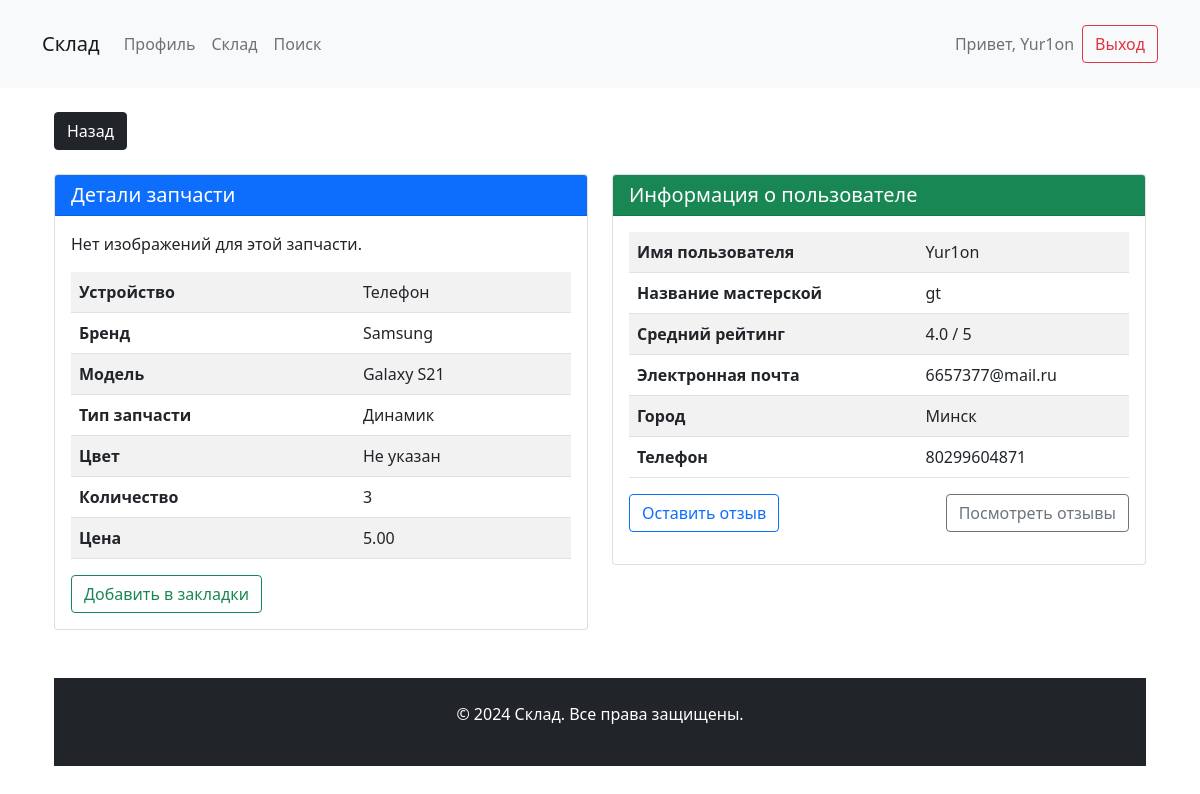
The app's page /part/219/ (signed in), older data.
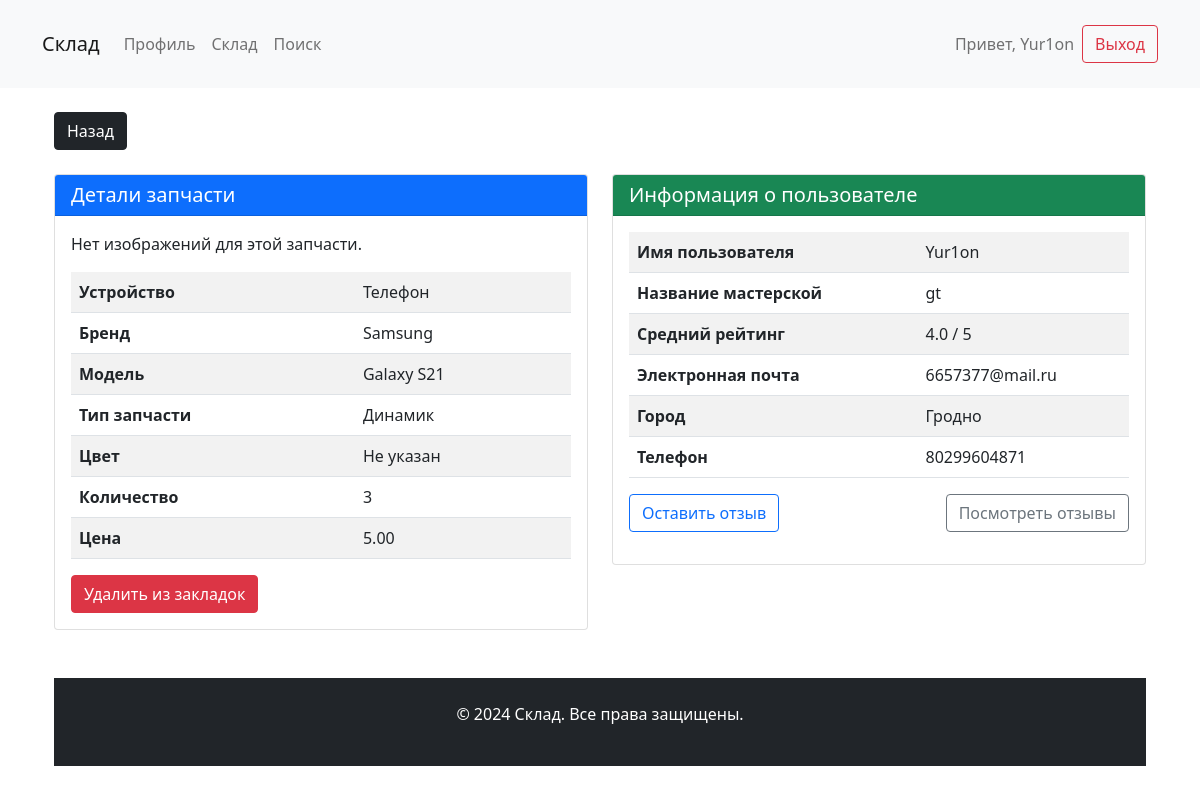
The same page, newer data.
### warehouse/models.py (models this page shows, shortened)
class Part(models.Model):
    user = models.ForeignKey(User, on_delete=models.CASCADE)
    device = models.CharField(max_length=100)
    brand = models.CharField(max_length=100)
    model = models.CharField(max_length=100)
    part_type = models.CharField(max_length=100)
    color = models.CharField(max_length=50, blank=True, null=True)
    quantity = models.IntegerField()
    price = models.DecimalField(max_digits=10, decimal_places=2)
    created_at = models.DateTimeField(auto_now_add=True)  # Установи auto_now_add=True

### user_profile/models.py (models this page shows, shortened)
class Profile(models.Model):
    user = models.OneToOneField(User, on_delete=models.CASCADE)
    phone = models.CharField(max_length=15)
    region = models.CharField(max_length=100, choices=BELARUS_REGIONS, blank=True, null=True)  # Область
    city = models.CharField(max_length=100, blank=True, null=True)
    workshop_name = models.CharField(max_length=100, blank=True, null=True)  # Добавляем поле мастерской
    @property
    def average_rating(self):
        reviews = self.user.received_reviews.all()
        if reviews.exists():
            return sum(review.rating for review in reviews) / reviews.count()
        return 5  # Возвращаем 5, если нет отзывов

class Review(models.Model):
    user = models.ForeignKey(User, on_delete=models.CASCADE, related_name='received_reviews')
    reviewer = models.ForeignKey(User, on_delete=models.CASCADE, related_name='given_reviews')
    rating = models.PositiveSmallIntegerField()  # Рейтинг от 1 до 5
    comment = models.TextField(null=True, blank=True)
    created_at = models.DateTimeField(auto_now_add=True)

### warehouse/views.py (the view)
# urls.py: path('part/<int:part_id>/', views.part_detail, name='part_detail'),
@login_required
def part_detail(request, part_id):
    part = get_object_or_404(Part, id=part_id)
    is_bookmarked = request.user.bookmarks.filter(part=part).exists()
    return render(request, 'warehouse/part_detail.html', {
        'part': part,
        'is_bookmarked': is_bookmarked
    })

### warehouse/templates/warehouse/part_detail.html (shortened to what the changed rows need)
{% extends 'warehouse/base.html' %}
{% block content %}
<div class="container">
    <div class="row">
        <div class="col-md-6">
            <div class="card">
                <div class="card-body">
                    {% if part.images.all %}
                        <div class="text-center mb-3">
                            <div id="partImagesCarousel" class="carousel slide" data-bs-ride="carousel">
                                <div class="carousel-inner">
                                    {% for image in part.images.all %}
                                        <div class="carousel-item {% if forloop.first %}active{% endif %}">
                                            <img src="{{ image.image.url }}" alt="Изображение запчасти" class="img-fluid" data-bs-toggle="modal" data-bs-target="#imageModal" onclick="openModal({{ forloop.counter0 }})">
                                        </div>
                                    {% endfor %}
                                </div>
                                <button class="carousel-control-prev" type="button" data-bs-target="#partImagesCarousel" data-bs-slide="prev">
                                    <span class="carousel-control-prev-icon" aria-hidden="true"></span>
                                    <span class="visually-hidden">Previous</span>
                                </button>
                                <button class="carousel-control-next" type="button" data-bs-target="#partImagesCarousel" data-bs-slide="next">
                                    <span class="carousel-control-next-icon" aria-hidden="true"></span>
                                    <span class="visually-hidden">Next</span>
                                </button>
                            </div>
                        </div>
                        <div class="d-flex justify-content-center">
                            {% for image in part.images.all %}
                                <img src="{{ image.image.url }}" alt="Изображение запчасти" class="img-thumbnail mx-1" data-bs-toggle="modal" data-bs-target="#imageModal" onclick="openModal({{ forloop.counter0 }})">
                            {% endfor %}
                        </div>
                    {% else %}
                        <p>Нет изображений для этой запчасти.</p>
                    {% endif %}
                    <table class="table table-striped mt-3">
                        <tr>
                            <th>Устройство</th>
                            <td>{{ part.device }}</td>
                        </tr>
                        <tr>
                            <th>Бренд</th>
                            <td>{{ part.brand }}</td>
                        </tr>
                        <tr>
                            <th>Модель</th>
                            <td>{{ part.model }}</td>
                        </tr>
                        <tr>
                            <th>Тип запчасти</th>
                            <td>{{ part.part_type }}</td>
                        </tr>
                        <tr>
                            <th>Цвет</th>
                            <td>{{ part.color }}</td>
                        </tr>
                        <tr>
                            <th>Количество</th>
                            <td>{{ part.quantity }}</td>
                        </tr>
                        <tr>
                            <th>Цена</th>
                            <td>{{ part.price }}</td>
                        </tr>
                    </table>
<a href="{% url 'toggle_bookmark' part.id %}" class="btn {% if is_bookmarked %}btn-danger{% else %}btn-outline-success{% endif %}">
    {% if is_bookmarked %}
        Удалить из закладок
    {% else %}
        Добавить в закладки
    {% endif %}
</a>
                </div>
            </div>
        </div>
<div class="col-md-6">
    <div class="card">
        <div class="card-body">
            <table class="table table-striped">
                <tr>
                    <th>Имя пользователя</th>
                    <td>{{ part.user.username }}</td>
                </tr>
                <tr>
                    <th>Название мастерской</th>
                    <td>{{ part.user.profile.workshop_name|default:"Частное лицо" }}</td>
                </tr>
                <tr>
                    <th>Средний рейтинг</th>
                    <td>{{ part.user.profile.average_rating }} / 5</td>
                </tr>
                <tr>
                    <th>Электронная почта</th>
                    <td>{{ part.user.email }}</td>
                </tr>
                <tr>
                    <th>Город</th>
                    <td>{{ part.user.profile.city }}</td>
                </tr>
                <tr>
                    <th>Телефон</th>
                    <td>{{ part.user.profile.phone }}</td>
                </tr>
            </table>
        </div>
    </div>
</div>
{% endblock %}

Row changes from the older to the newer data that the page shows:
changed through a linked row, Part "Телефон": user.profile.city "Минск" → "Гродно"
Text that changed along with them:
text no longer shown: "Добавить в закладки"
text now shown: "Удалить из закладок"
